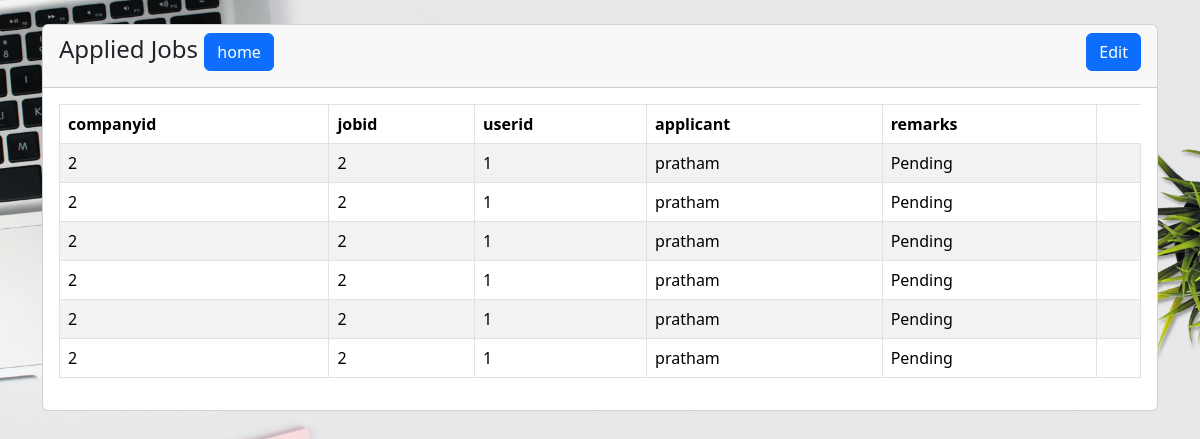
Page /profile.php (signed in) on the earlier database version.
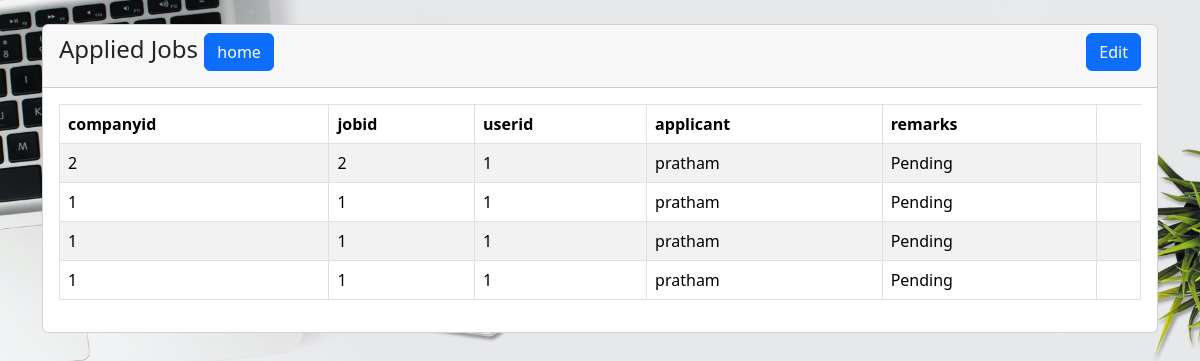
Same page on the later database version.
### tables this page shows
CREATE TABLE `tbljobregistration` (
  `registrationid` int(11) NOT NULL,
  `companyid` int(11) NOT NULL,
  `jobid` int(11) NOT NULL,
  `userid` int(11) NOT NULL,
  `applicant` varchar(90) NOT NULL,
  `registrationdate` date NOT NULL,
  `remarks` varchar(255) NOT NULL DEFAULT 'Pending',
  `fileid` int(11) NOT NULL,
  `pendingapplication` tinyint(1) NOT NULL DEFAULT 1,
  `hview` tinyint(1) NOT NULL DEFAULT 1,
  `datetimeapproved` datetime NOT NULL
);

### profile.php (the view, shortened to what this page needs)
<?php
    require 'index.php';
?>
<!doctype html>
<html lang="en">
  <head>
    <link href="css/bootstrap.min.css" rel="stylesheet">
</head>
<body>
    <div class="container mt-4">
        <div class="row">
            <div class="col-md-12">
                <div class="card">
                    <div class="card-header">
                        <h4>Applied Jobs
						<a href="home1.html" class="btn btn-primary side-end-end">home</a>
                        <a href="profileedit.php" class="btn btn-primary  float-end">Edit</a>
                        </h4>
                    </div>
                    <div class="card-body">
                        <table class="table table-bordered table-striped">
                            <thead>
                                <tr>
									<th>companyid</th>
									<th>jobid</th>
									<th>userid</th>
									<th>applicant</th>
									<th>remarks</th>
                                </tr>
                            </thead>
                            <tbody>
                                <?php
                                    $userid= $_SESSION["userid"] ;
                                    $query = "SELECT * FROM tbljobregistration where userid=$userid";
                                    $query_run = mysqli_query($conn, $query);
                                    if(mysqli_num_rows($query_run) > 0)
                                    {
                                        foreach($query_run as $vacancy)
                                        {
                                            ?>
                                            <tr>
												<td><?= $vacancy['companyid']; ?></td>
												<td><?= $vacancy['jobid']; ?></td>
												<td><?= $vacancy['userid']; ?></td>
												<td><?= $vacancy['applicant']; ?></td>
												<td><?= $vacancy['remarks']; ?></td>
                                                <td>
                                                </td>
                                            </tr>
                                            <?php
                                        }
                                    }
                                    else
                                    {
                                        echo "<h5> No Record Found </h5>";
                                    }
                                ?>
                            </tbody>
                        </table>
                    </div>
                </div>
            </div>
        </div>
    </div>
</body>
</html>

Differences in the rows shown:
removed tbljobregistration: companyid "2", jobid "2", userid "1", applicant "pratham", remarks "Pending"
removed tbljobregistration: companyid "2", jobid "2", userid "1", applicant "pratham", remarks "Pending"
removed tbljobregistration: companyid "2", jobid "2", userid "1", applicant "pratham", remarks "Pending"
removed tbljobregistration: companyid "2", jobid "2", userid "1", applicant "pratham", remarks "Pending"
removed tbljobregistration: companyid "2", jobid "2", userid "1", applicant "pratham", remarks "Pending"
added tbljobregistration: companyid "1", jobid "1", userid "1", applicant "pratham", remarks "Pending"
added tbljobregistration: companyid "1", jobid "1", userid "1", applicant "pratham", remarks "Pending"
added tbljobregistration: companyid "1", jobid "1", userid "1", applicant "pratham", remarks "Pending"
